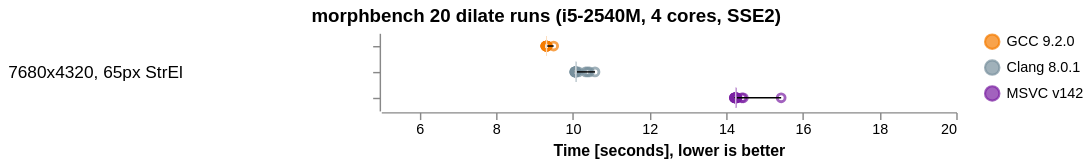

The specification (Vega-Lite) saved for this image:
### Vega-Lite specification from a JSON file in a GitHub repository (floating-point values rounded to 4 significant figures)
{"$schema": "https://vega.github.io/schema/vega-lite/v4.json", "title": {"text": "morphbench 20 dilate runs (i5-2540M, 4 cores, SSE2)", "anchor": "middle"}, "data": {"values": [{"set": "7680x4320, 65px StrEl", "var": "GCC 9.2.0", "times": [9329.0, 9299.0, 9316.0, 9313.0, 9318.0, 9300.0, 9299.0, 9296.0, 9308.0, 9319.0, 9303.0, 9298.0, 9337.0, 9306.0, 9321.0, 9330.0, 9501.0, 9333.0, 9309.0, 9323.0]}, {"set": "7680x4320, 65px StrEl", "var": "Clang 8.0.1", "times": [10070.0, 10070.0, 10090.0, 10380.0, 10430.0, 10340.0, 10060.0, 10060.0, 10050.0, 10050.0, 10050.0, 10080.0, 10060.0, 10080.0, 10060.0, 10080.0, 10090.0, 10150.0, 10080.0, 10580.0]}, {"set": "7680x4320, 65px StrEl", "var": "MSVC v142", "times": [14230.0, 14270.0, 14280.0, 14410.0, 15430.0, 14250.0, 14450.0, 14210.0, 14220.0, 14220.0, 14230.0, 14240.0, 14260.0, 14220.0, 14220.0, 14230.0, 14270.0, 14259, 14270.0, 14234]}]}, "transform": [{"flatten": ["times"]}, {"calculate": "datum.times/1000", "as": "times"}], "facet": {"row": {"field": "set", "type": "nominal", "spacing": 10, "header": {"title": "", "labelAngle": 0, "labelFontSize": 12}}}, "spec": {"encoding": {"x": {"field": "times", "type": "quantitative", "axis": {"title": "Time [seconds], lower is better", "grid": false}, "scale": {"domain": [5, 20]}}, "y": {"field": "var", "type": "nominal", "axis": {"title": "", "labels": false}, "sort": ["GCC", "Clang", "MSVC"]}, "color": {"field": "var", "type": "nominal", "scale": {"range": ["#f57c00", "#78909c", "#7b1fa2"]}, "legend": {"title": ""}, "sort": ["GCC", "Clang", "MSVC"]}}, "layer": [{"mark": "point"}, {"width": 400, "height": {"step": 18}, "mark": {"type": "boxplot", "extent": "min-max"}}]}, "config": {"view": {"stroke": "transparent"}, "axis": {"domainWidth": 1}}}
